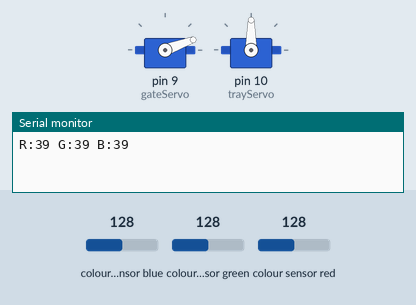
Recording of a sketch running on a simulated Arduino Uno, built with avr-gcc and run on an emulated ATmega328P. Parts: 2 × servo, the last lines printed to the serial monitor. Wiring (inferred from the names in the program): TCS3200 colour sensor: output pin 6; S2 pin 4; S3 pin 5. The inputs (shaded band) are chosen by the test bench; at power-on: colour sensor blue 128, colour sensor red 128, colour sensor green 128.

Above: at 1.2 s.
1.3 s: colour sensor blue set to 135
At 3.1 s:
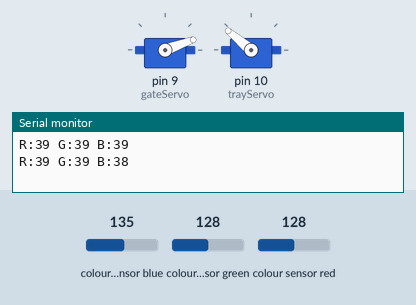
4.3 s: colour sensor red set to 134
At 5.64 s:
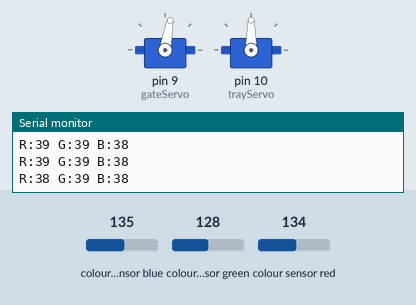
7.3 s: colour sensor blue set to 5
At 10.0 s:
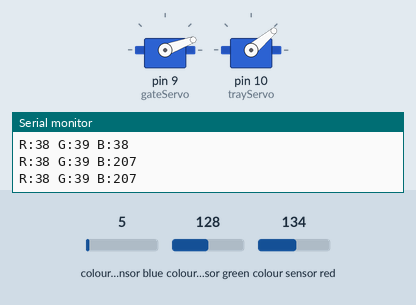
10.3 s: colour sensor blue set to 191
At 12.17 s:
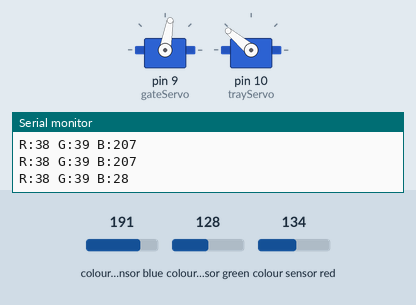
13.3 s: colour sensor blue set to 64
At 15.43 s:
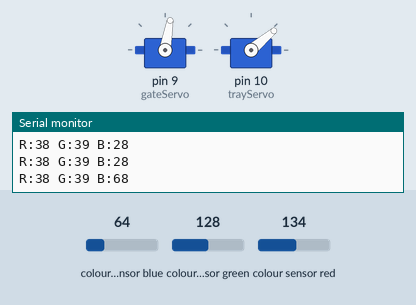
Timing chart, 0 to 17.3 s (numbered marks = the images above; inputs shaded):
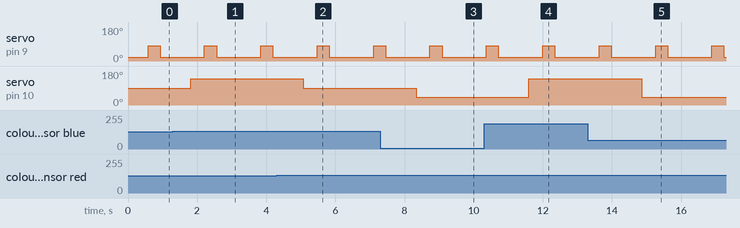

Measured:
- the behaviour switches between 131 and 132 on colour sensor blue (found by bisection; images 0 and 1)
- the behaviour switches between 131 and 132 on colour sensor red (found by bisection; images 1 and 2)
- after the input at 1.3 s, servo on pin 10 (trayServo): 90° → 140° after 0.51 s
- after the input at 4.3 s, servo on pin 10 (trayServo): 140° → 90° after 0.77 s
- after the input at 7.3 s, servo on pin 10 (trayServo): 90° → 40° after 1.0 s
- after the input at 10.3 s, servo on pin 10 (trayServo): 40° → 140° after 1.3 s
- after the input at 13.3 s, servo on pin 10 (trayServo): 140° → 40° after 1.6 s
- by itself, servo on pin 9 (gateServo): alternates 80° for 0.35 s and 20° for 1.3 s

The sketch:

object_sorter_color_idea.ino
```cpp
// Projet plus complexe : trieur d'objets par couleur.
// Capteur type TCS3200/TCS230 + deux servos.
// Les valeurs changent beaucoup selon la lumiere, donc il faut calibrer.

#include <Servo.h>

Servo gateServo;
Servo trayServo;

const int s2 = 4;
const int s3 = 5;
const int sensorOut = 6;

int readColorPulse(int modeA, int modeB)
{
  digitalWrite(s2, modeA);
  digitalWrite(s3, modeB);
  delay(60);
  return pulseIn(sensorOut, LOW);
}

void setup()
{
  pinMode(s2, OUTPUT);
  pinMode(s3, OUTPUT);
  pinMode(sensorOut, INPUT);

  gateServo.attach(9);
  trayServo.attach(10);
  gateServo.write(20);
  trayServo.write(90);

  Serial.begin(9600);
}

void loop()
{
  int redValue = readColorPulse(LOW, LOW);
  int blueValue = readColorPulse(LOW, HIGH);
  int greenValue = readColorPulse(HIGH, HIGH);

  Serial.print("R:");
  Serial.print(redValue);
  Serial.print(" G:");
  Serial.print(greenValue);
  Serial.print(" B:");
  Serial.println(blueValue);

  // Sur ce capteur, une valeur plus petite veut souvent dire couleur plus forte.
  if (redValue < greenValue && redValue < blueValue)
    trayServo.write(40);
  else if (blueValue < redValue && blueValue < greenValue)
    trayServo.write(140);
  else
    trayServo.write(90);

  delay(400);
  gateServo.write(80);
  delay(350);
  gateServo.write(20);
  delay(700);
}
```
